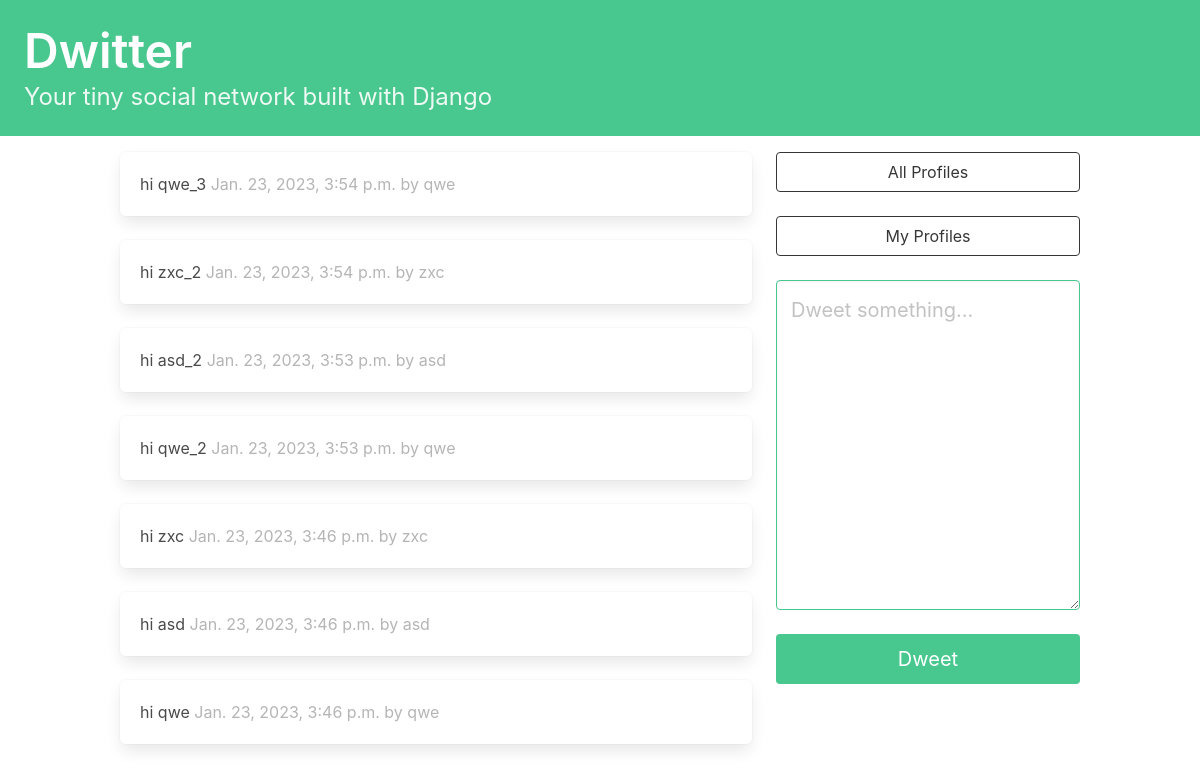
Page / (signed in) on the earlier database version.
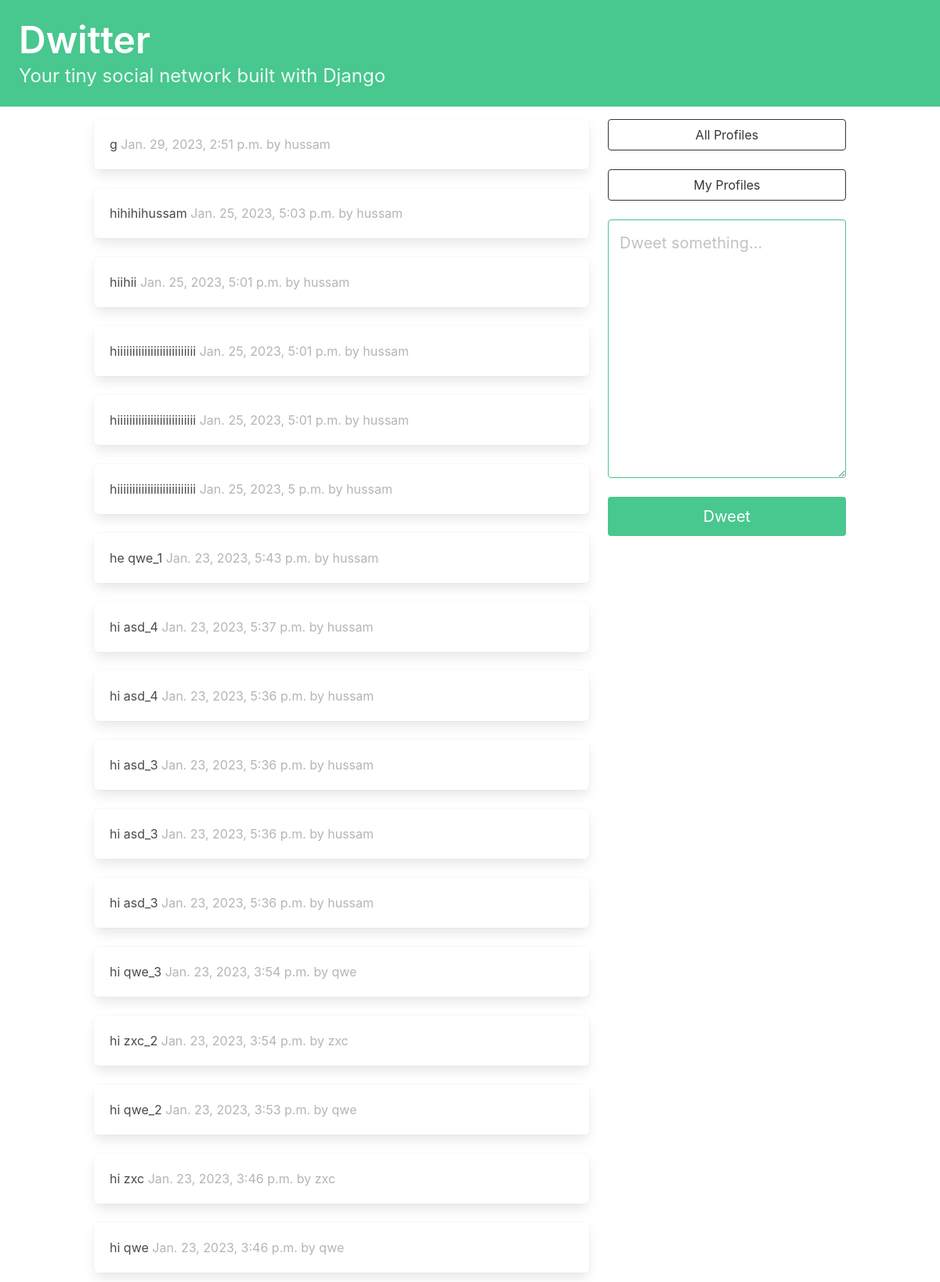
Same page on the later database version.
### dwitter/models.py (models this page shows, shortened)
class Dweet(models.Model):
    user = models.ForeignKey(User, related_name="dweets", on_delete=models.DO_NOTHING)
    body = models.CharField(max_length=140)
    created_at=models.DateTimeField(auto_now_add=True)

### dwitter/views.py (the view)
# urls.py: path("", dashboard, name="dashboard"),
def dashboard(request):
    form = DweetForm(request.POST or None)
    if request.method == 'POST':
        if form.is_valid():
            dweet = form.save(commit=False)
            dweet.user = request.user
            dweet.save()
            return redirect("dwitter:dashboard")
    followed_dweets = Dweet.objects.filter(user__profile__in=request.user.profile.follows.all()).order_by("-created_at")
    return render(request, "dwitter/dashboard.html", {"form": form, "dweets": followed_dweets,})

### dwitter/forms.py
class DweetForm(forms.ModelForm):
    body = forms.CharField(required=True, widget=forms.widgets.Textarea(
        attrs={
            "placeholder": "Dweet something...",
            "class": "textarea is-success is-medium",
        }
    ),
        label="",
    )
    class Meta:
        model = Dweet
        exclude = ("user", )

### dwitter/templates/dwitter/dashboard.html (shortened to what this page needs)
{% extends 'base.html' %}
{% block content %}
<div class="column ">
    {% for dweet in dweets %}
    <div class="box">
        {{dweet.body}}
        <span class="is-small has-text-grey-light">
            {{ dweet.created_at }} by {{ dweet.user.username }}
        </span>
    </div>
    {% endfor %}
</div>
<div class="column is-one-third">
    <a href="{% url 'dwitter:profile_list' %}">
        <button class="button is-dark is-outlined is-fullwidth">
            All Profiles
        </button>
    </a>
    <br>
    <a href="{% url 'dwitter:profile' request.user.profile.id %}">
        <button class="button is-dark is-outlined is-fullwidth">
            My Profiles
        </button>
    </a><br>
    <form method="post">
        {{ form.as_p }}
        <button class="button is-success is-fullwidth is-medium mt-5" type="submit">Dweet
        </button>
    </form>
</div>
{% endblock content %}

Differences in the rows shown:
no longer on this page (row unchanged): Dweet: body "hi asd_2", created_at "Jan. 23, 2023, 3:53 p.m.", user.username "asd"
no longer on this page (row unchanged): Dweet: body "hi asd", created_at "Jan. 23, 2023, 3:46 p.m.", user.username "asd"
added Dweet: body "g", created_at "Jan. 29, 2023, 2:51 p.m.", user.username "hussam"
added Dweet: body "hihihihussam", created_at "Jan. 25, 2023, 5:03 p.m.", user.username "hussam"
added Dweet: body "hiihii", created_at "Jan. 25, 2023, 5:01 p.m.", user.username "hussam"
added Dweet: body "hiiiiiiiiiiiiiiiiiiiiiiiiii", created_at "Jan. 25, 2023, 5:01 p.m.", user.username "hussam"
added Dweet: body "hiiiiiiiiiiiiiiiiiiiiiiiiii", created_at "Jan. 25, 2023, 5:01 p.m.", user.username "hussam"
added Dweet: body "hiiiiiiiiiiiiiiiiiiiiiiiiii", created_at "Jan. 25, 2023, 5 p.m.", user.username "hussam"
added Dweet: body "he qwe_1", created_at "Jan. 23, 2023, 5:43 p.m.", user.username "hussam"
added Dweet: body "hi asd_4", created_at "Jan. 23, 2023, 5:37 p.m.", user.username "hussam"
added Dweet: body "hi asd_4", created_at "Jan. 23, 2023, 5:36 p.m.", user.username "hussam"
added Dweet: body "hi asd_3", created_at "Jan. 23, 2023, 5:36 p.m.", user.username "hussam"
added Dweet: body "hi asd_3", created_at "Jan. 23, 2023, 5:36 p.m.", user.username "hussam"
added Dweet: body "hi asd_3", created_at "Jan. 23, 2023, 5:36 p.m.", user.username "hussam"
